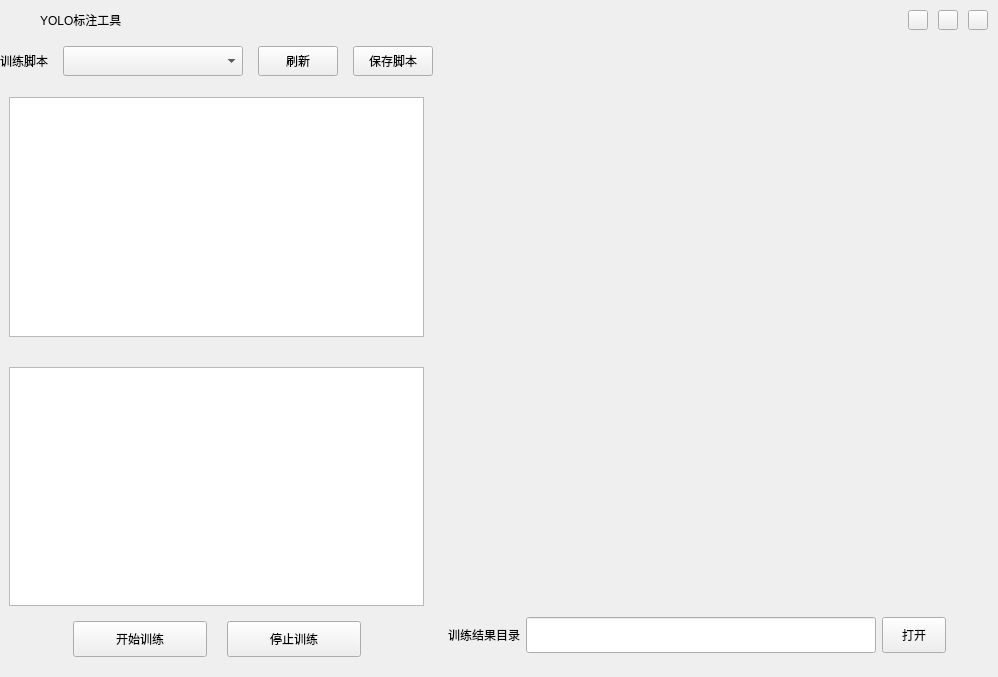
<?xml version="1.0" encoding="UTF-8"?>
<ui version="4.0">
 <class>trainUI</class>
 <widget class="QWidget" name="trainUI">
  <property name="geometry">
   <rect>
    <x>0</x>
    <y>0</y>
    <width>998</width>
    <height>677</height>
   </rect>
  </property>
  <property name="windowTitle">
   <string>训练模型</string>
  </property>
  <layout class="QGridLayout" name="gridLayout_2">
   <property name="leftMargin">
    <number>0</number>
   </property>
   <property name="topMargin">
    <number>0</number>
   </property>
   <property name="rightMargin">
    <number>0</number>
   </property>
   <property name="bottomMargin">
    <number>0</number>
   </property>
   <property name="spacing">
    <number>0</number>
   </property>
   <item row="0" column="0">
    <widget class="QWidget" name="trainBackWdt" native="true">
     <layout class="QGridLayout" name="gridLayout_8">
      <property name="leftMargin">
       <number>0</number>
      </property>
      <property name="topMargin">
       <number>0</number>
      </property>
      <property name="rightMargin">
       <number>0</number>
      </property>
      <property name="bottomMargin">
       <number>0</number>
      </property>
      <item row="0" column="0">
       <layout class="QVBoxLayout" name="verticalLayout_6">
        <item>
         <widget class="QWidget" name="trainTopBackWdt" native="true">
          <layout class="QGridLayout" name="gridLayout">
           <property name="leftMargin">
            <number>0</number>
           </property>
           <property name="topMargin">
            <number>0</number>
           </property>
           <property name="rightMargin">
            <number>0</number>
           </property>
           <property name="bottomMargin">
            <number>0</number>
           </property>
           <property name="spacing">
            <number>0</number>
           </property>
           <item row="0" column="0">
            <layout class="QHBoxLayout" name="horizontalLayout_2">
             <property name="rightMargin">
              <number>10</number>
             </property>
             <item>
              <widget class="QLabel" name="trainLogoLr">
               <property name="minimumSize">
                <size>
                 <width>40</width>
                 <height>40</height>
                </size>
               </property>
               <property name="maximumSize">
                <size>
                 <width>40</width>
                 <height>40</height>
                </size>
               </property>
               <property name="text">
                <string/>
               </property>
              </widget>
             </item>
             <item>
              <widget class="QLabel" name="logoNameLr">
               <property name="minimumSize">
                <size>
                 <width>150</width>
                 <height>31</height>
                </size>
               </property>
               <property name="maximumSize">
                <size>
                 <width>16777215</width>
                 <height>31</height>
                </size>
               </property>
               <property name="text">
                <string>YOLO标注工具</string>
               </property>
              </widget>
             </item>
             <item>
              <spacer name="horizontalSpacer">
               <property name="orientation">
                <enum>Qt::Horizontal</enum>
               </property>
               <property name="sizeHint" stdset="0">
                <size>
                 <width>40</width>
                 <height>20</height>
                </size>
               </property>
              </spacer>
             </item>
             <item>
              <layout class="QHBoxLayout" name="horizontalLayout">
               <property name="spacing">
                <number>10</number>
               </property>
               <item>
                <widget class="QPushButton" name="minBtn">
                 <property name="minimumSize">
                  <size>
                   <width>20</width>
                   <height>20</height>
                  </size>
                 </property>
                 <property name="maximumSize">
                  <size>
                   <width>20</width>
                   <height>20</height>
                  </size>
                 </property>
                 <property name="text">
                  <string/>
                 </property>
                </widget>
               </item>
               <item>
                <widget class="QPushButton" name="maxBtn">
                 <property name="minimumSize">
                  <size>
                   <width>20</width>
                   <height>20</height>
                  </size>
                 </property>
                 <property name="maximumSize">
                  <size>
                   <width>20</width>
                   <height>20</height>
                  </size>
                 </property>
                 <property name="text">
                  <string/>
                 </property>
                </widget>
               </item>
               <item>
                <widget class="QPushButton" name="closeBtn">
                 <property name="minimumSize">
                  <size>
                   <width>20</width>
                   <height>20</height>
                  </size>
                 </property>
                 <property name="maximumSize">
                  <size>
                   <width>20</width>
                   <height>20</height>
                  </size>
                 </property>
                 <property name="text">
                  <string/>
                 </property>
                </widget>
               </item>
              </layout>
             </item>
            </layout>
           </item>
          </layout>
         </widget>
        </item>
        <item>
         <layout class="QHBoxLayout" name="horizontalLayout_6" stretch="4,6">
          <item>
           <layout class="QVBoxLayout" name="verticalLayout_5">
            <property name="bottomMargin">
             <number>20</number>
            </property>
            <item>
             <layout class="QHBoxLayout" name="horizontalLayout_3">
              <property name="spacing">
               <number>15</number>
              </property>
              <item>
               <widget class="QLabel" name="tranScriptLr">
                <property name="text">
                 <string>训练脚本</string>
                </property>
               </widget>
              </item>
              <item>
               <widget class="QComboBox" name="scriptCbx">
                <property name="minimumSize">
                 <size>
                  <width>180</width>
                  <height>30</height>
                 </size>
                </property>
               </widget>
              </item>
              <item>
               <spacer name="horizontalSpacer_2">
                <property name="orientation">
                 <enum>Qt::Horizontal</enum>
                </property>
                <property name="sizeHint" stdset="0">
                 <size>
                  <width>40</width>
                  <height>20</height>
                 </size>
                </property>
               </spacer>
              </item>
              <item>
               <widget class="QPushButton" name="refBtn">
                <property name="minimumSize">
                 <size>
                  <width>0</width>
                  <height>30</height>
                 </size>
                </property>
                <property name="maximumSize">
                 <size>
                  <width>16777215</width>
                  <height>30</height>
                 </size>
                </property>
                <property name="text">
                 <string>刷新</string>
                </property>
                <property name="icon">
                 <iconset resource="dubhe.qrc">
                  <normaloff>:/dubhe/pic/ref.png</normaloff>:/dubhe/pic/ref.png</iconset>
                </property>
               </widget>
              </item>
              <item>
               <widget class="QPushButton" name="saveBtn">
                <property name="minimumSize">
                 <size>
                  <width>0</width>
                  <height>30</height>
                 </size>
                </property>
                <property name="maximumSize">
                 <size>
                  <width>16777215</width>
                  <height>30</height>
                 </size>
                </property>
                <property name="text">
                 <string>保存脚本</string>
                </property>
                <property name="icon">
                 <iconset resource="dubhe.qrc">
                  <normaloff>:/dubhe/pic/save.png</normaloff>:/dubhe/pic/save.png</iconset>
                </property>
               </widget>
              </item>
             </layout>
            </item>
            <item>
             <layout class="QVBoxLayout" name="verticalLayout_4">
              <item>
               <layout class="QVBoxLayout" name="verticalLayout">
                <property name="spacing">
                 <number>0</number>
                </property>
                <item>
                 <widget class="QLabel" name="scriptLr">
                  <property name="minimumSize">
                   <size>
                    <width>0</width>
                    <height>6</height>
                   </size>
                  </property>
                  <property name="maximumSize">
                   <size>
                    <width>16777215</width>
                    <height>6</height>
                   </size>
                  </property>
                  <property name="text">
                   <string/>
                  </property>
                 </widget>
                </item>
                <item>
                 <widget class="QWidget" name="scriptWdt" native="true">
                  <layout class="QGridLayout" name="gridLayout_4">
                   <item row="0" column="0">
                    <widget class="QTextEdit" name="trainTe">
                     <property name="verticalScrollBarPolicy">
                      <enum>Qt::ScrollBarAlwaysOff</enum>
                     </property>
                     <property name="horizontalScrollBarPolicy">
                      <enum>Qt::ScrollBarAlwaysOff</enum>
                     </property>
                    </widget>
                   </item>
                  </layout>
                 </widget>
                </item>
               </layout>
              </item>
              <item>
               <layout class="QVBoxLayout" name="verticalLayout_3">
                <property name="spacing">
                 <number>0</number>
                </property>
                <item>
                 <widget class="QLabel" name="scriptLr2">
                  <property name="minimumSize">
                   <size>
                    <width>0</width>
                    <height>6</height>
                   </size>
                  </property>
                  <property name="maximumSize">
                   <size>
                    <width>16777215</width>
                    <height>6</height>
                   </size>
                  </property>
                  <property name="text">
                   <string/>
                  </property>
                 </widget>
                </item>
                <item>
                 <widget class="QWidget" name="trainWdt" native="true">
                  <layout class="QGridLayout" name="gridLayout_5">
                   <item row="0" column="0">
                    <widget class="QTextEdit" name="showCmdTe">
                     <property name="verticalScrollBarPolicy">
                      <enum>Qt::ScrollBarAlwaysOff</enum>
                     </property>
                     <property name="horizontalScrollBarPolicy">
                      <enum>Qt::ScrollBarAlwaysOff</enum>
                     </property>
                     <property name="readOnly">
                      <bool>true</bool>
                     </property>
                    </widget>
                   </item>
                  </layout>
                 </widget>
                </item>
               </layout>
              </item>
             </layout>
            </item>
            <item>
             <layout class="QHBoxLayout" name="horizontalLayout_5">
              <property name="spacing">
               <number>20</number>
              </property>
              <item>
               <spacer name="horizontalSpacer_4">
                <property name="orientation">
                 <enum>Qt::Horizontal</enum>
                </property>
                <property name="sizeHint" stdset="0">
                 <size>
                  <width>40</width>
                  <height>20</height>
                 </size>
                </property>
               </spacer>
              </item>
              <item>
               <widget class="QPushButton" name="startBtn">
                <property name="minimumSize">
                 <size>
                  <width>134</width>
                  <height>36</height>
                 </size>
                </property>
                <property name="text">
                 <string>开始训练</string>
                </property>
                <property name="icon">
                 <iconset resource="dubhe.qrc">
                  <normaloff>:/dubhe/pic/start.png</normaloff>:/dubhe/pic/start.png</iconset>
                </property>
               </widget>
              </item>
              <item>
               <widget class="QPushButton" name="stopBtn">
                <property name="minimumSize">
                 <size>
                  <width>134</width>
                  <height>36</height>
                 </size>
                </property>
                <property name="text">
                 <string>停止训练</string>
                </property>
                <property name="icon">
                 <iconset resource="dubhe.qrc">
                  <normaloff>:/dubhe/pic/stop.png</normaloff>:/dubhe/pic/stop.png</iconset>
                </property>
               </widget>
              </item>
              <item>
               <spacer name="horizontalSpacer_5">
                <property name="orientation">
                 <enum>Qt::Horizontal</enum>
                </property>
                <property name="sizeHint" stdset="0">
                 <size>
                  <width>40</width>
                  <height>20</height>
                 </size>
                </property>
               </spacer>
              </item>
             </layout>
            </item>
           </layout>
          </item>
          <item>
           <widget class="QWidget" name="showPicWdt" native="true">
            <property name="maximumSize">
             <size>
              <width>16777215</width>
              <height>16777215</height>
             </size>
            </property>
            <layout class="QGridLayout" name="gridLayout_3">
             <property name="leftMargin">
              <number>0</number>
             </property>
             <property name="topMargin">
              <number>0</number>
             </property>
             <property name="rightMargin">
              <number>0</number>
             </property>
             <property name="bottomMargin">
              <number>0</number>
             </property>
             <property name="spacing">
              <number>0</number>
             </property>
             <item row="0" column="0">
              <layout class="QVBoxLayout" name="verticalLayout_2" stretch="1,0">
               <property name="bottomMargin">
                <number>15</number>
               </property>
               <item>
                <widget class="QWidget" name="showPicWdt1" native="true">
                 <property name="maximumSize">
                  <size>
                   <width>16777215</width>
                   <height>16777215</height>
                  </size>
                 </property>
                 <layout class="QGridLayout" name="gridLayout_7">
                  <property name="leftMargin">
                   <number>0</number>
                  </property>
                  <property name="topMargin">
                   <number>0</number>
                  </property>
                  <property name="rightMargin">
                   <number>0</number>
                  </property>
                  <property name="bottomMargin">
                   <number>0</number>
                  </property>
                  <property name="spacing">
                   <number>0</number>
                  </property>
                  <item row="0" column="0">
                   <widget class="QLabel" name="picLb">
                    <property name="maximumSize">
                     <size>
                      <width>1100</width>
                      <height>900</height>
                     </size>
                    </property>
                    <property name="text">
                     <string/>
                    </property>
                   </widget>
                  </item>
                 </layout>
                </widget>
               </item>
               <item>
                <widget class="QWidget" name="resultWdt" native="true">
                 <layout class="QGridLayout" name="gridLayout_6">
                  <item row="0" column="0">
                   <layout class="QHBoxLayout" name="horizontalLayout_7">
                    <item>
                     <layout class="QHBoxLayout" name="horizontalLayout_4">
                      <item>
                       <widget class="QLabel" name="tranResultLr">
                        <property name="text">
                         <string>训练结果目录</string>
                        </property>
                       </widget>
                      </item>
                      <item>
                       <widget class="QLineEdit" name="resultLe">
                        <property name="minimumSize">
                         <size>
                          <width>350</width>
                          <height>36</height>
                         </size>
                        </property>
                       </widget>
                      </item>
                     </layout>
                    </item>
                    <item>
                     <widget class="QPushButton" name="openBtn">
                      <property name="minimumSize">
                       <size>
                        <width>64</width>
                        <height>36</height>
                       </size>
                      </property>
                      <property name="maximumSize">
                       <size>
                        <width>64</width>
                        <height>36</height>
                       </size>
                      </property>
                      <property name="text">
                       <string>打开</string>
                      </property>
                     </widget>
                    </item>
                    <item>
                     <spacer name="horizontalSpacer_3">
                      <property name="orientation">
                       <enum>Qt::Horizontal</enum>
                      </property>
                      <property name="sizeHint" stdset="0">
                       <size>
                        <width>40</width>
                        <height>20</height>
                       </size>
                      </property>
                     </spacer>
                    </item>
                   </layout>
                  </item>
                 </layout>
                </widget>
               </item>
              </layout>
             </item>
            </layout>
           </widget>
          </item>
         </layout>
        </item>
       </layout>
      </item>
     </layout>
    </widget>
   </item>
  </layout>
 </widget>
 <resources>
  <include location="dubhe.qrc"/>
 </resources>
 <connections/>
</ui>
